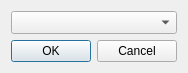
<?xml version="1.0" encoding="UTF-8"?>
<ui version="4.0">
 <class>Dialog</class>
 <widget class="QDialog" name="Dialog">
  <property name="geometry">
   <rect>
    <x>0</x>
    <y>0</y>
    <width>174</width>
    <height>69</height>
   </rect>
  </property>
  <property name="windowTitle">
   <string>Dialog</string>
  </property>
  <layout class="QVBoxLayout" name="verticalLayout">
   <item>
    <widget class="QComboBox" name="comboBox">
     <property name="font">
      <font>
       <pointsize>10</pointsize>
      </font>
     </property>
    </widget>
   </item>
   <item>
    <widget class="QDialogButtonBox" name="buttonBox">
     <property name="orientation">
      <enum>Qt::Horizontal</enum>
     </property>
     <property name="standardButtons">
      <set>QDialogButtonBox::Cancel|QDialogButtonBox::Ok</set>
     </property>
    </widget>
   </item>
  </layout>
 </widget>
 <resources/>
 <connections>
  <connection>
   <sender>buttonBox</sender>
   <signal>accepted()</signal>
   <receiver>Dialog</receiver>
   <slot>accept()</slot>
   <hints>
    <hint type="sourcelabel">
     <x>248</x>
     <y>254</y>
    </hint>
    <hint type="destinationlabel">
     <x>157</x>
     <y>274</y>
    </hint>
   </hints>
  </connection>
  <connection>
   <sender>buttonBox</sender>
   <signal>rejected()</signal>
   <receiver>Dialog</receiver>
   <slot>reject()</slot>
   <hints>
    <hint type="sourcelabel">
     <x>316</x>
     <y>260</y>
    </hint>
    <hint type="destinationlabel">
     <x>286</x>
     <y>274</y>
    </hint>
   </hints>
  </connection>
 </connections>
</ui>
